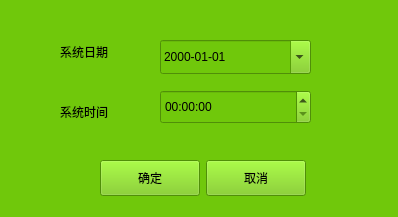
<ui version="4.0" >
 <class>frm_systime</class>
 <widget class="QWidget" name="frm_systime" >
  <property name="windowModality" >
   <enum>Qt::WindowModal</enum>
  </property>
  <property name="geometry" >
   <rect>
    <x>0</x>
    <y>0</y>
    <width>398</width>
    <height>217</height>
   </rect>
  </property>
  <property name="windowTitle" >
   <string>系统时间</string>
  </property>
  <property name="styleSheet" >
   <string notr="true" >font: 12pt "WenQuanYi Zen Hei";
background-color: rgb(112, 200, 11);</string>
  </property>
  <widget class="QDateEdit" name="dateEdit" >
   <property name="geometry" >
    <rect>
     <x>160</x>
     <y>40</y>
     <width>151</width>
     <height>34</height>
    </rect>
   </property>
   <property name="displayFormat" >
    <string>yyyy-MM-dd</string>
   </property>
   <property name="calendarPopup" >
    <bool>true</bool>
   </property>
  </widget>
  <widget class="QTimeEdit" name="timeEdit" >
   <property name="geometry" >
    <rect>
     <x>160</x>
     <y>90</y>
     <width>151</width>
     <height>34</height>
    </rect>
   </property>
   <property name="maximumTime" >
    <time>
     <hour>23</hour>
     <minute>59</minute>
     <second>59</second>
    </time>
   </property>
   <property name="currentSection" >
    <enum>QDateTimeEdit::HourSection</enum>
   </property>
   <property name="displayFormat" >
    <string>hh:mm:ss</string>
   </property>
   <property name="calendarPopup" >
    <bool>true</bool>
   </property>
  </widget>
  <widget class="QLabel" name="label" >
   <property name="geometry" >
    <rect>
     <x>60</x>
     <y>40</y>
     <width>90</width>
     <height>24</height>
    </rect>
   </property>
   <property name="text" >
    <string>系统日期</string>
   </property>
  </widget>
  <widget class="QLabel" name="label_2" >
   <property name="geometry" >
    <rect>
     <x>60</x>
     <y>100</y>
     <width>90</width>
     <height>24</height>
    </rect>
   </property>
   <property name="text" >
    <string>系统时间</string>
   </property>
  </widget>
  <widget class="QPushButton" name="pbtn_close" >
   <property name="geometry" >
    <rect>
     <x>206</x>
     <y>160</y>
     <width>100</width>
     <height>36</height>
    </rect>
   </property>
   <property name="text" >
    <string>取消</string>
   </property>
  </widget>
  <widget class="QPushButton" name="pbtn_ok" >
   <property name="geometry" >
    <rect>
     <x>100</x>
     <y>160</y>
     <width>100</width>
     <height>36</height>
    </rect>
   </property>
   <property name="text" >
    <string>确定</string>
   </property>
  </widget>
 </widget>
 <resources/>
 <connections/>
</ui>
